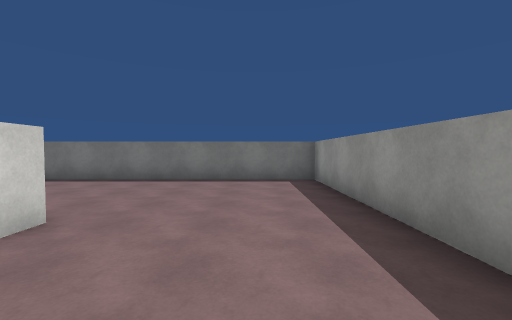
View 1 (above)

12 first-person views from a walk through a scene from a Unity 3-D project. The camera is 1.5 m above the floor, tilts 2° down and sees 90° across. The floor is counted in squares, 2 m on a side. Each view is taken from the middle of a square. On the plan, view 1 faces up. The plan holds only what a view shows up to about 9 squares ahead; the rest is blank. The place goes on beyond the plan. Surface patterns are stand-ins for the level's own textures.

View 2
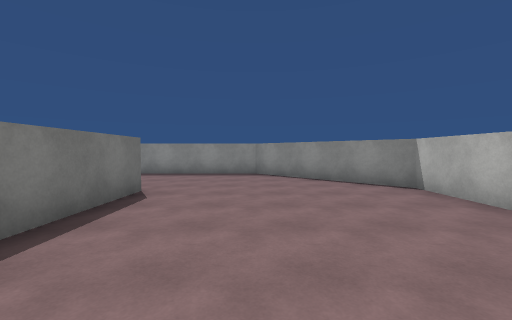

View 3
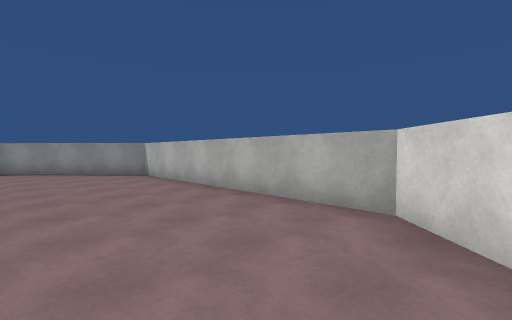

View 4
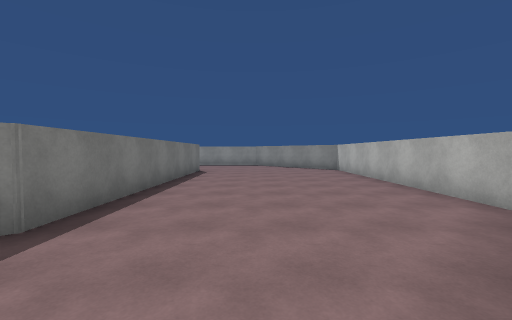

View 5
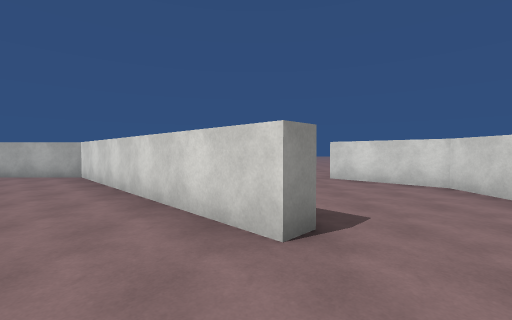

View 6
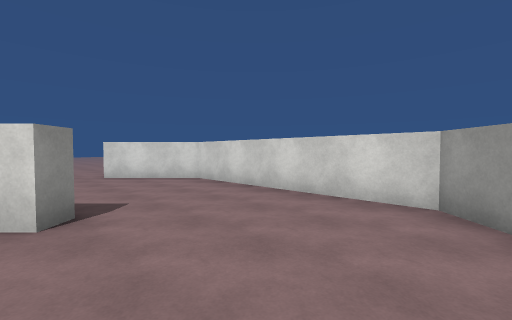

View 7
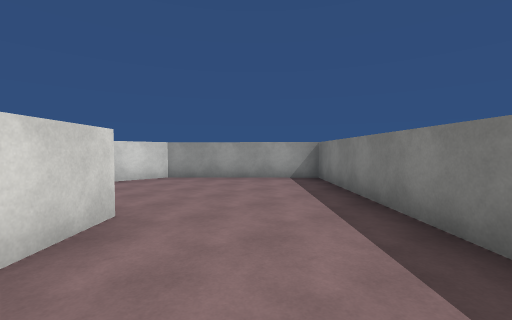

View 8
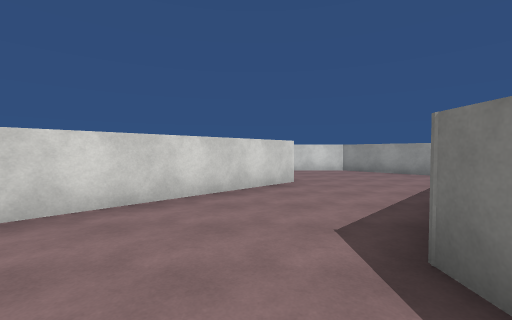

View 9
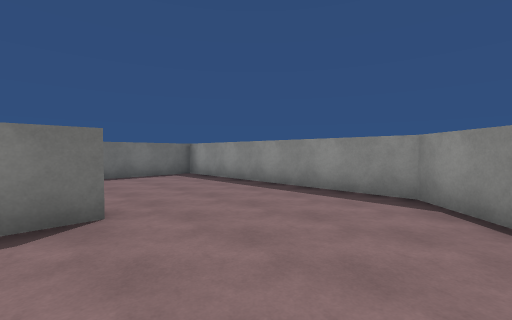

View 10
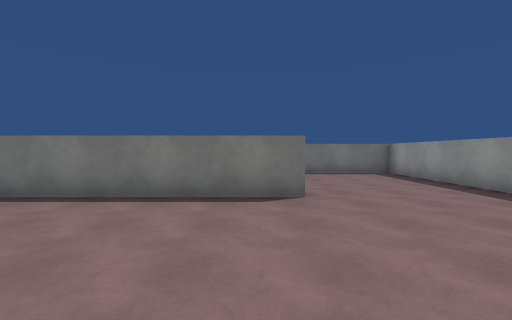

View 11
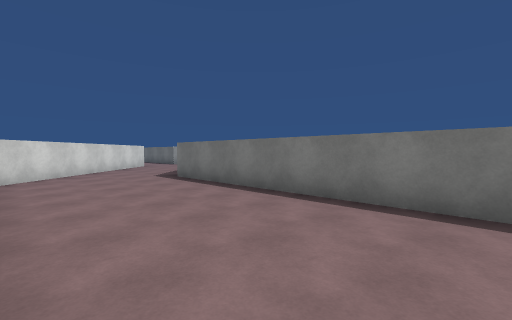

View 12
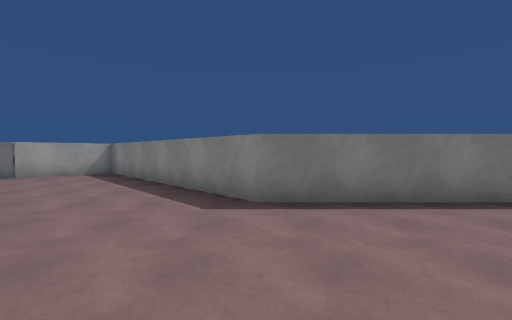

### Floor plan
Ten units are one square. View 1 is at (0, 0); x grows to the right and y downward. Boxes are objects, and circles mark ways between rooms. Rooms are numbered by the first view taken in them; rooms with no view inside come last. Other rooms are left out.
<svg viewBox="-184 -121 204 158">
<path fill="none" stroke="#000" d="M-22 -28 -22 -22 -98 -22M-117 6 -91 32 -18 32 15 0 15 -67 -89 -67 -139 -116 -156 -99M-123 -55 -97 -29M-146 -16 -142 -19 -117 6M-110 -35 -148 -73 -179 -44 -179 11 -169 21"/>
<circle cx="-115" cy="-5" r="3" fill="#2a7"/>
<text x="-60" y="-30">1</text>
<text x="-150" y="-20">2</text>
</svg>
Room 1 opens to room 2.

Where each view was taken, in squares from view 1:
view 1: 0 up, 0 right, facing up
view 2: 0 up, 7 left, facing right
view 3: 0 up, 10 left, facing down-right
view 4: 0 up, 12 left, facing right
view 5: 4 up, 14 left, facing down
view 6: 5 up, 14 left, facing down-left
view 7: 1 up, 11 left, facing up-left
view 8: 1 up, 8 left, facing left
view 9: 1 down, 3 left, facing up-right
view 10: 2 down, 3 left, facing up
view 11: 3 up, 2 left, facing up-left
view 12: 3 up, 9 left, facing up
